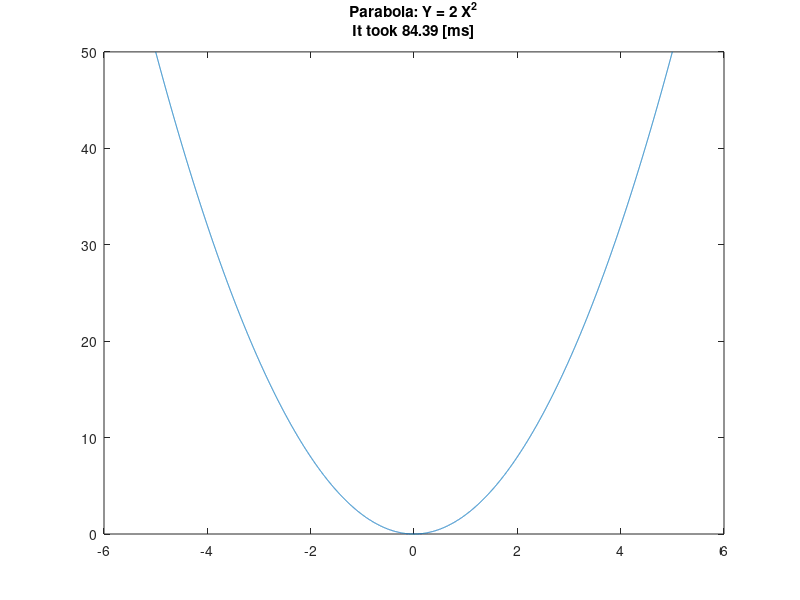
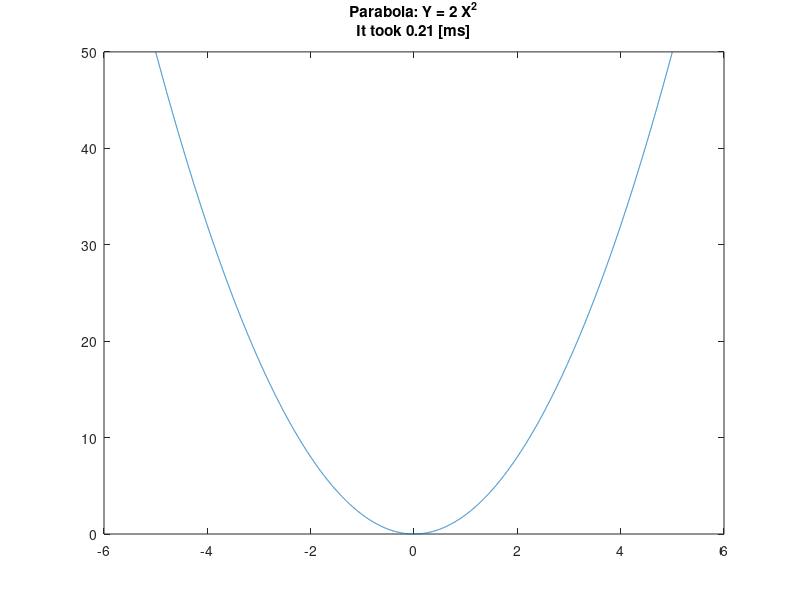

Recreate these plots in MATLAB, in order. (Note: this script raises an error after producing the figures.)
% During this session, we will concentrate on how to make calculations in
% MATLAB more efficient and easy to read by avoiding loops and vectorizing
% the code:

clear
close all
clc

% lets start by creating a vector of 10000 numbers, linearly spaced between
% -5 and 5. We can do this by:
x = linspace(-5,5,10000);
% now what if we want to calculate the parabola y = a x^2 with a = 2. One
% way of doing this is to use a for loop to operate over each element of
% our vector x and then store these results in a vector y
a = 2;
% initialize the y vector where we will store the calculation results
y = zeros(size(x));
% I want to keep track of the time MATLAB takes to run over my statements
% so I use tic() to start the clock.
tic;
% iterate over each ellement of the vector x
for idx = 1:length(x)
    % indexing over x to get the ellement I want
    tmp = x(idx);
    % doing the calculation
    tmp = a*tmp^2;
    % storing the value
    y(idx) = tmp;
end
% stop the clock and store its value
tFoorLoop = toc;

% Now we plot the results
figure(1)
plot(x,y)
% I print in the title also the time it sook to make the calculation in ms
title({'Parabola: Y = 2 X^2',...
        sprintf('It took %0.2f [ms]', tFoorLoop*1000)})
%%    
% While the code above is correct MATLAB has many built in functionalities
% to handle this kind of operations (same operation over every element on
% an array). This is referred to as Vectorization of the code. Lets see the
% vectorized version of the code above:
x = linspace(-5,5,10000);
a = 2;
% start the time
tic;
% square each element of x
y = x.^2; % notice the . notation before the ^ operation
% multiply each element of y by "a"
y = y.*a; % notice the . notation before the * operation
tVec = toc;
% I have separated both operations so it is easier to read however we can
% do all in one line: y = (x.^2).*a;

% Now we plot the results
figure(2)
plot(x,y)
% I print in the title also the time it sook to make the calculation in ms
title({'Parabola: Y = 2 X^2',...
        sprintf('It took %0.2f [ms]', tVec*1000)})
% as you can see there is a substantial difference not only in speed but in
% how complicated the code looks and thus how easy it is to read/understand
% it.

%%
% now let us go back to the Mandelbrot project:
% lets calculate if a single number belongs to the set

% imaginary number to calculate:
z0 = complex(0,0.9);
% maximun iteration depth
depth = 100;
% initial trajectory value
tVal = 0;
% counter for the while loop
counter = 0;

% now the while loop with the condition that the trajectory value is
% smaller than 2 and that we have not reached the max iteration depth
while and(abs(tVal)<=2,counter<depth) 
    % we increase counter
    counter = counter+1;
    % calculate the value of the trajectory
    tVal = tVal^2 + z0;   
end

if abs(tVal)<=2
    fprintf('The value did not leave the set for max iteration: %i \n', counter)
else
    fprintf('The value leaves the set at iteration: %i \n', counter)   
end

%%
% lets package this into a function and calculate how much it would take us
% too iterate over a matrix of 300x300 numbers.

nPix = 300;
% maximun iteration depth
depth = 100;
        
realIdx = linspace(-2,1,nPix);
imagIdx = linspace(-1.6,1.6,nPix);

imOut = zeros(nPix,nPix);
tic
for i = 1:length(realIdx)
    realPart = realIdx(i);
    for j = 1:length(imagIdx)
        imagPart = imagIdx(j);
        % imaginary number to calculate:
        z0 = complex(realPart,imagPart);
        
        % calculation for a single number
        [counter] = mandelSingleNum(z0, depth);
        imOut(i,j) = counter;
    end
    
end
tLoop = toc;
figure(3)
imagesc(imOut')
cMap = jet(double(depth)+1);
cMap(1,:) = [0 0 0];
title(sprintf('Calculation time: %0.1f [ms]', tLoop*1000))
colormap(cMap)

%%
% now lets try to vectorize that code
nPix = 300;
% maximun iteration depth
depth = 100;
        
realIdx = linspace(-2,1,nPix);
imagIdx = linspace(-1.6,1.6,nPix);

tic
% generation of the grid
[a, b] = meshgrid(realIdx,imagIdx);
% change the grid into complex numbers
z0 = complex(a,b)';

% now we calculate the set
%   1) Init of parameters
%       function values to 0
f_val = zeros(size(z0));
%       we are doing a numerical aproximation of the set. That means that I
%       do not calculate the set to infinity. To make the figure more
%       interesting I can keep track of at which iteration depth the number
%       went out of the set.
imOutVec = uint16(ones(size(z0)));
%   2) we start the iteration
for n = 1:depth
    % calculate the function value for the particular iteration depth
    f_val = f_val.^2+z0;
    % check if at this depth the complex number is in or out of the set
    tmp_idx = abs(f_val)<2;
    imOutVec(tmp_idx) = n+1; 
end
imOutVec(tmp_idx) = 0;
tVec = toc;

figure(4)
imagesc(imOutVec')
cMap = jet(double(depth)+1);
cMap(1,:) = [0 0 0];
title(sprintf('Calculation time: %0.1f [ms]', tLoop*1000))
colormap(cMap)

% as you can see, this time, we did not gain much in terms of speed. This
% is because we keep calculating over the whole array without throwing away
% the indices that quickly leave the set. Moreover, the code is much easier
% to read (we avoided nested loops), and even without packaging it into a
% function it became very short.